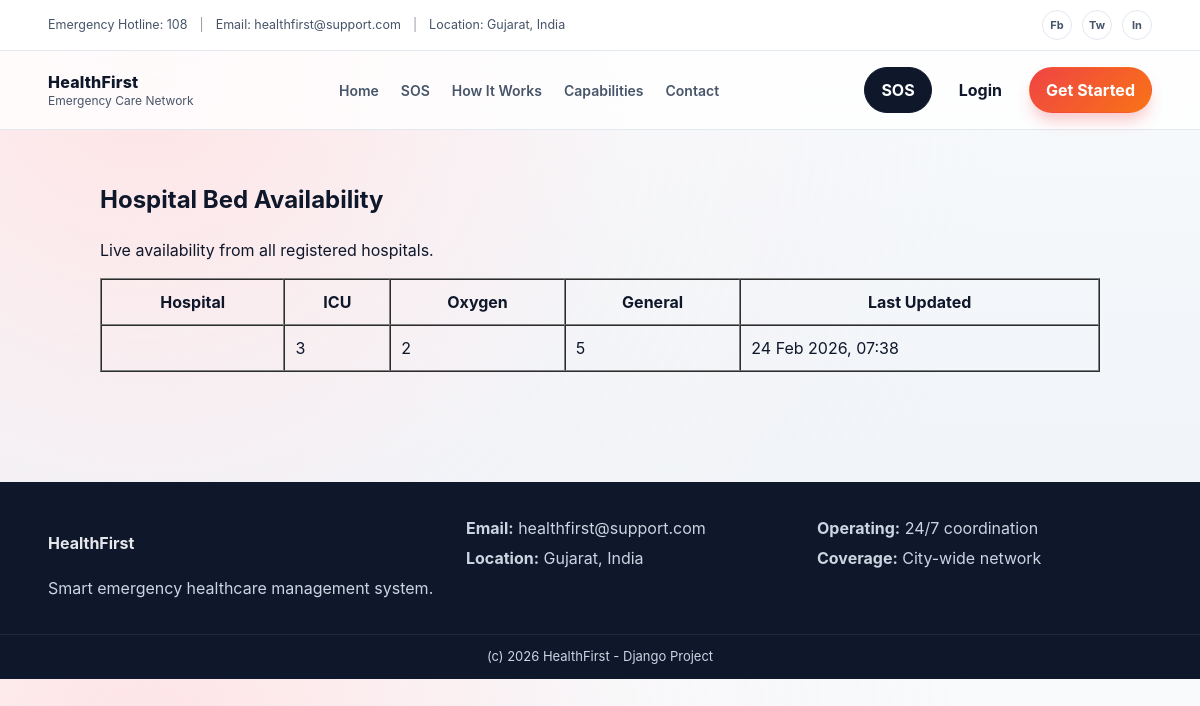
The app's page /hospitals/view-beds/, older data.
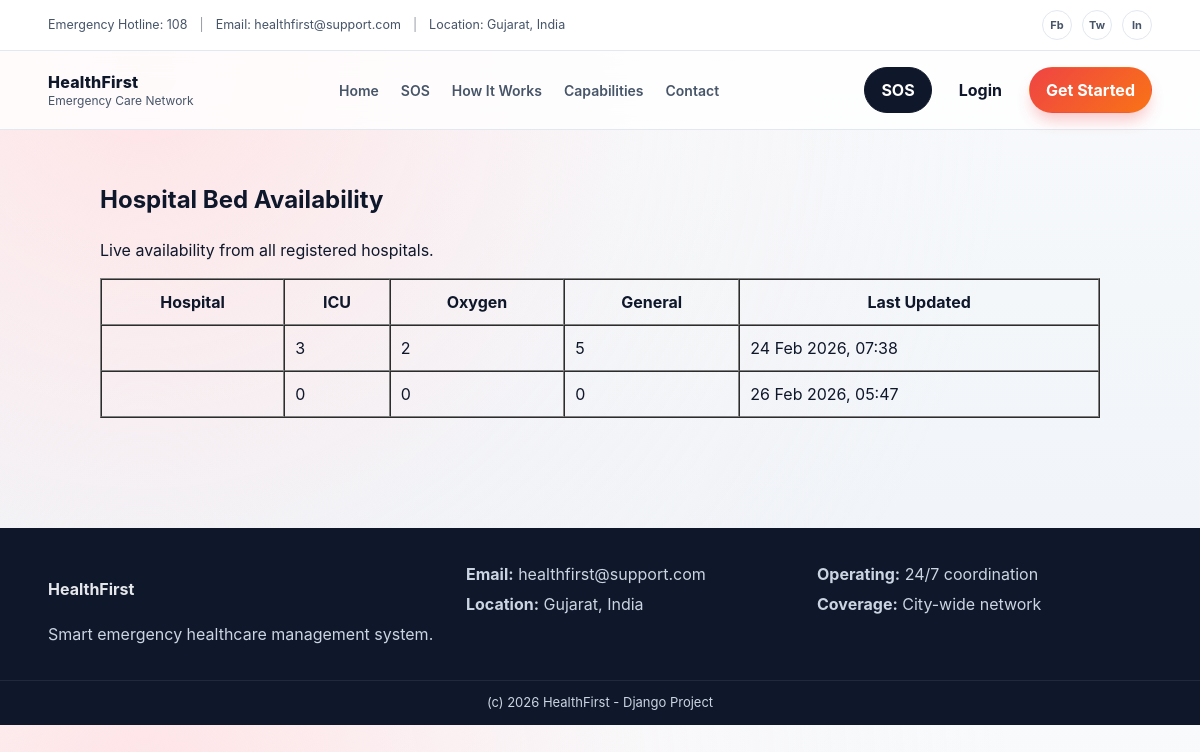
The same page, newer data.
### hospitals/models.py (models this page shows, shortened)
class BedAvailability(models.Model):
    hospital = models.OneToOneField(Hospital, on_delete=models.CASCADE)
    icu_beds = models.IntegerField(default=0)
    oxygen_beds = models.IntegerField(default=0)
    general_beds = models.IntegerField(default=0)
    last_updated = models.DateTimeField(auto_now=True)

### hospitals/views.py (the view)
# urls.py: path('view-beds/', views.view_beds, name='view_beds'),
def view_beds(request):
    beds = BedAvailability.objects.select_related('hospital').all()
    return render(request, 'hospitals/view_beds.html', {'beds': beds})

### hospitals/models.py (called while the page is built)
    def __str__(self):
        return self.name

### hospitals/templates/hospitals/view_beds.html (shortened to what this page needs)
{% extends "base.html" %}
{% block content %}
<section class="dash">
  <div class="container">
    <div class="dash-content" style="max-width:1000px; margin:0 auto;">
      <div class="dash-head text-center">
        <div>
          <h1>Hospital Bed Availability</h1>
          <p class="muted">Live availability from all registered hospitals.</p>
        </div>
      </div>
      <div class="card">
         <table border="1" cellpadding="10" cellspacing="0" width="100%">
          <thead>
            <tr>
              <th>Hospital</th>
              <th>ICU</th>
              <th>Oxygen</th>
              <th>General</th>
              <th>Last Updated</th>
            </tr>
          </thead>
          <tbody>
            {% for bed in beds %}
            <tr>
              <td>{{ bed.hospital }}</td>
              <td>{{ bed.icu_beds }}</td>
              <td>{{ bed.oxygen_beds }}</td>
              <td>{{ bed.general_beds }}</td>
              <td>{{ bed.last_updated|date:"d M Y, H:i" }}</td>
            </tr>
            {% empty %}
            <tr>
              <td colspan="5" class="muted text-center">
                No hospital data available.
              </td>
            </tr>
            {% endfor %}
          </tbody>
        </table>
      </div>
    </div>
  </div>
</section>
{% endblock %}

Row changes from the older to the newer data that the page shows:
added BedAvailability: icu_beds "0", oxygen_beds "0", general_beds "0", last_updated "26 Feb 2026, 05:47"
